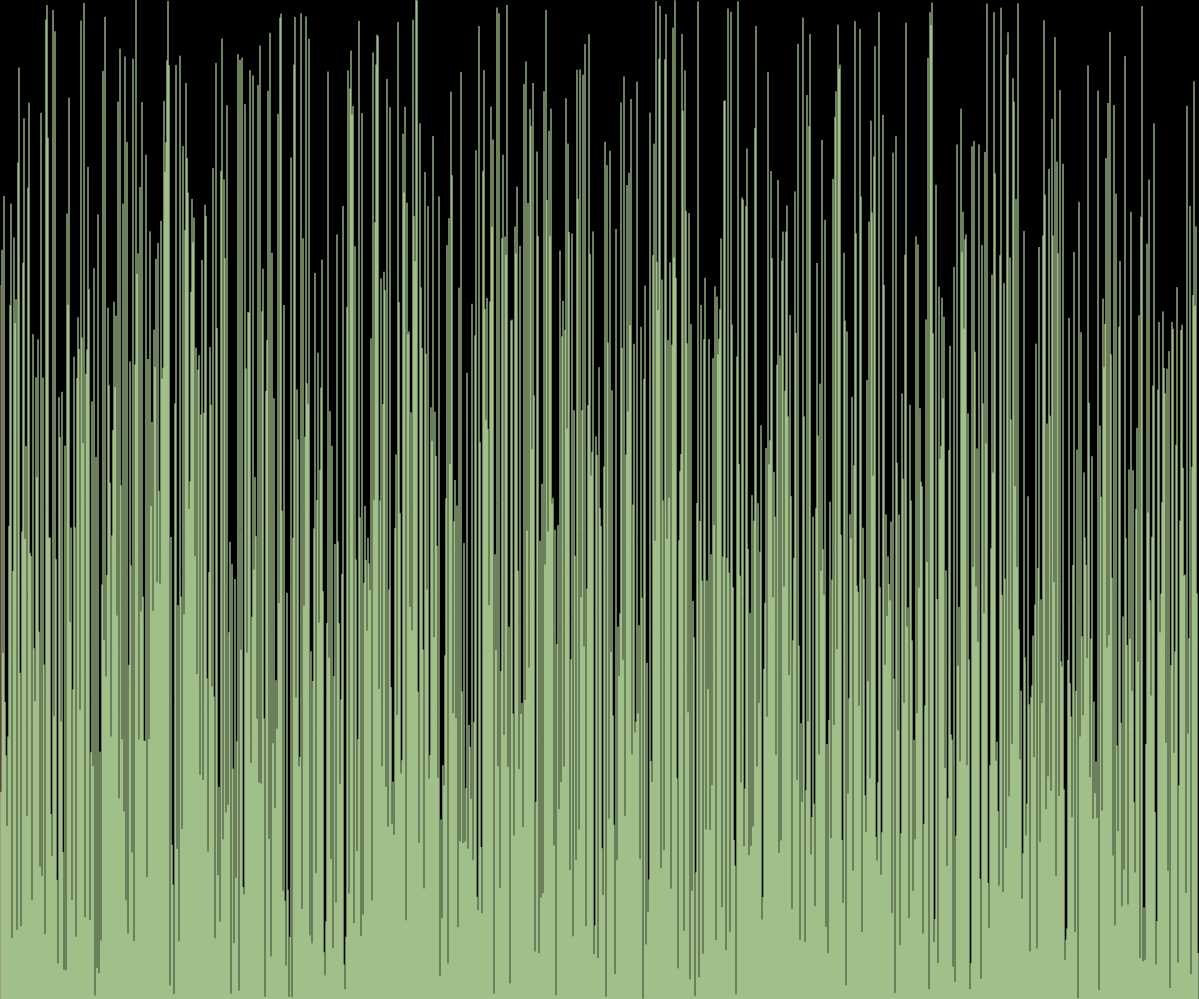
Frame 1 (no input)
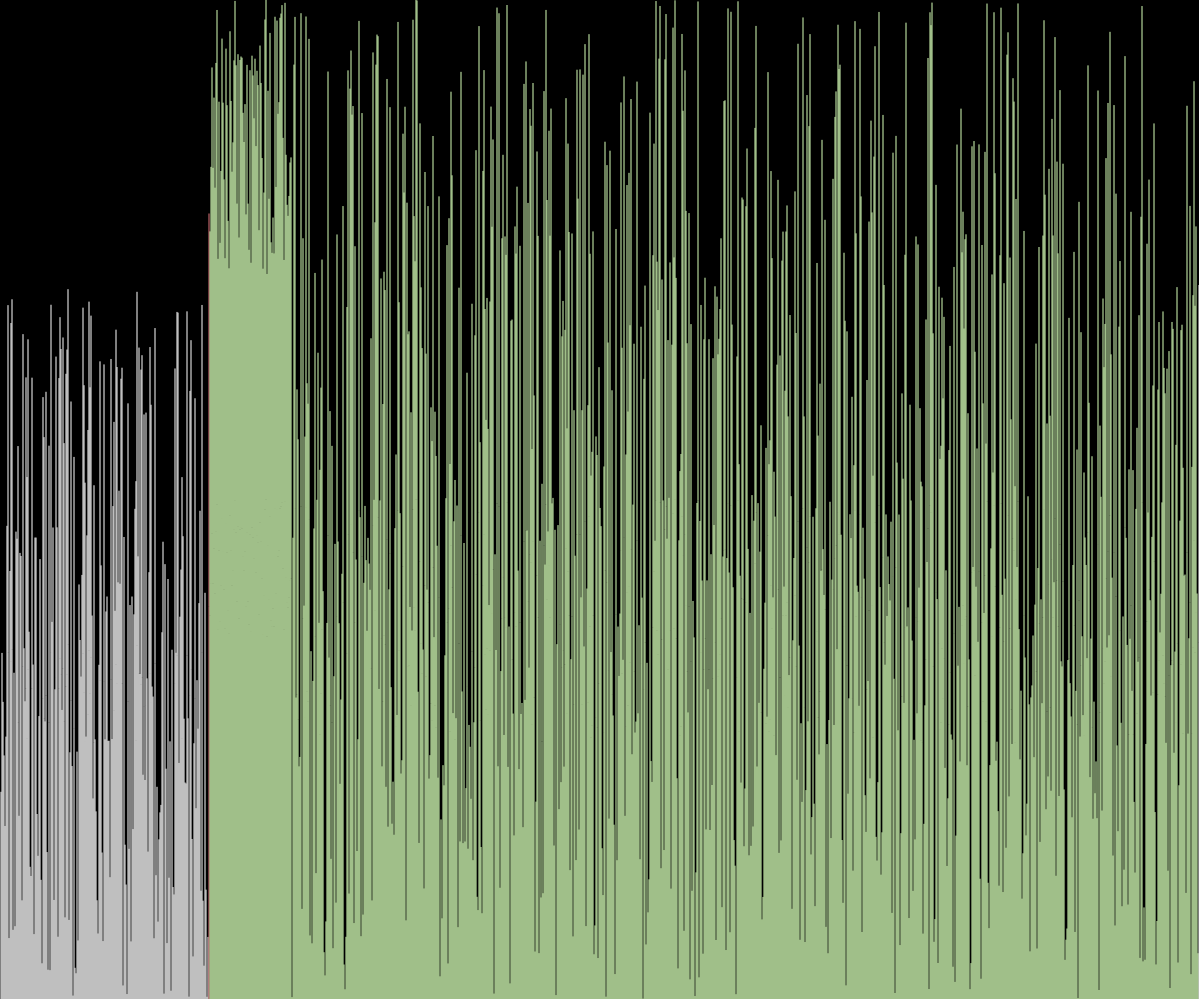
Frame 60 (no input)
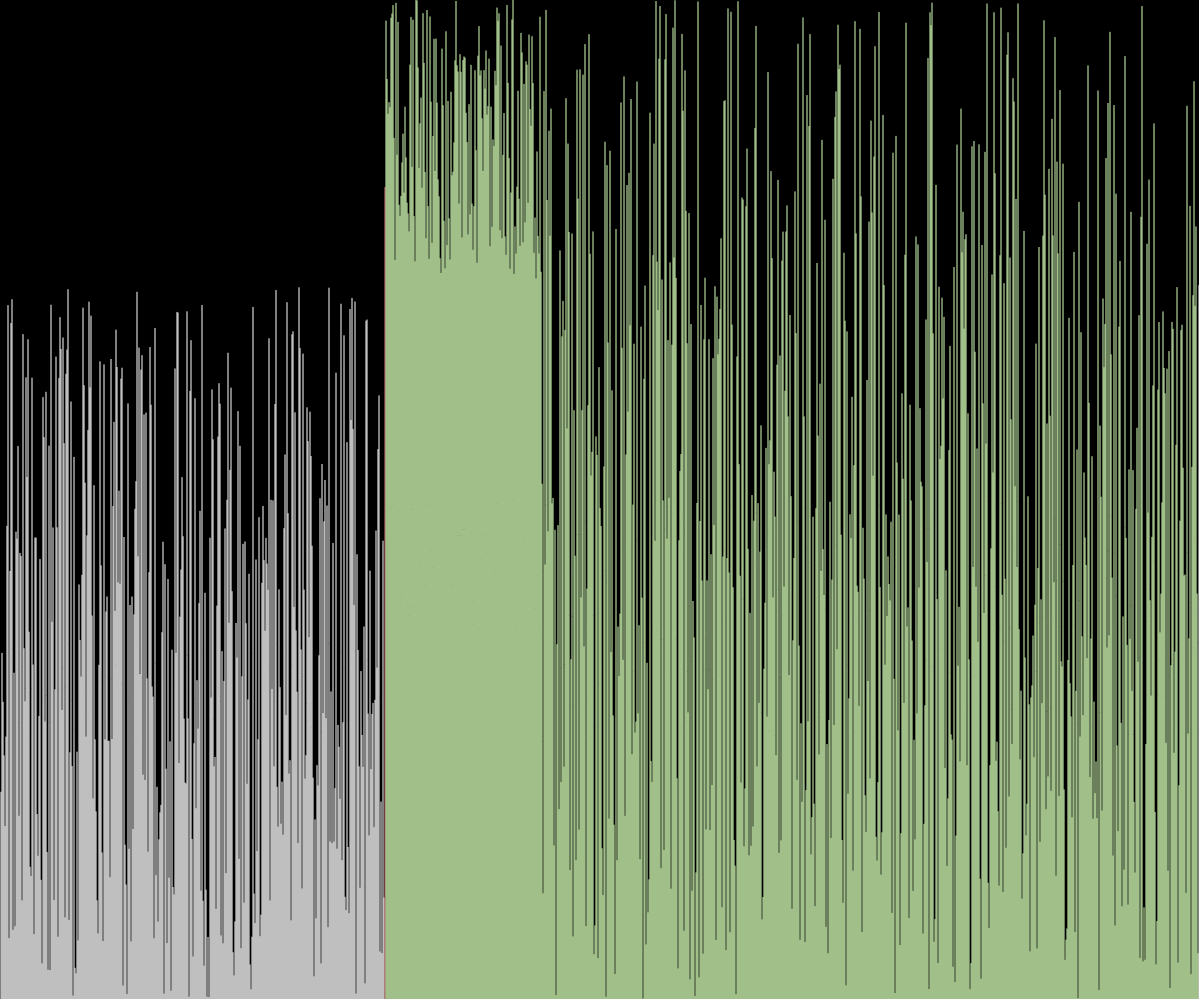
Frame 120 (the mouse pressed at the canvas centre since frame 60)

The p5.js sketch that drew these frames (run headless with seeded random() and noise() and a simulated clock; from frame 60 on, the mouse is pressed at the canvas centre):

// p5.js sketch
// ── sketch.js
let arr = []
const timePerSwap = 5
const WHITE = '#FFF'
const RED = '#E0777D'
const GREEN = '#D6FFB7'
let colors = []

function setup() {
  createCanvas(windowWidth - 1, windowHeight - 1)

  arr = new Array(width)
  for (let i = 0; i < arr.length; i++) {
    arr[i] = random(height)
    colors[i] = WHITE
  }

  quickSort(arr, 0, arr.length)
}

async function partition(arr, start, end) {
  for (let i = start; i < end; i++) {
    colors[i] = GREEN
  }

  const pivotValue = arr[end]
  let pivotIndex = start

  colors[pivotIndex] = RED
  for (let i = start; i < end; i++) {
    if (arr[i] < pivotValue) {
      await swap(arr, i, pivotIndex)
      colors[pivotIndex] = WHITE
      pivotIndex++
      colors[pivotIndex] = RED
    }
  }

  // Putting the pivot value in the middle
  await swap(arr, pivotIndex, end)

  for (let i = start; i < end; i++) {
    if (i != pivotIndex) {
      colors[i] = WHITE
    }
  }

  return pivotIndex
}

async function quickSort(arr, start, end) {
  // Base case or terminating case
  if (start >= end) {
    return
  }

  let index = await partition(arr, start, end)
  colors[index] = WHITE

  await Promise.all([
    await quickSort(arr, start, index - 1),
    await quickSort(arr, index + 1, end),
  ])
}

function draw() {
  background(0)

  for (let i = 0; i < arr.length; i++) {
    // stroke(255)
    stroke(color(colors[i] || 255))
    line(i, height, i, height - arr[i])
  }
}

async function swap(arr, i, j) {
  await sleep(timePerSwap)
  let temp = arr[i]
  arr[i] = arr[j]
  arr[j] = temp
}

function sleep(time) {
  return new Promise((resolve) => setTimeout(resolve, time))
}
